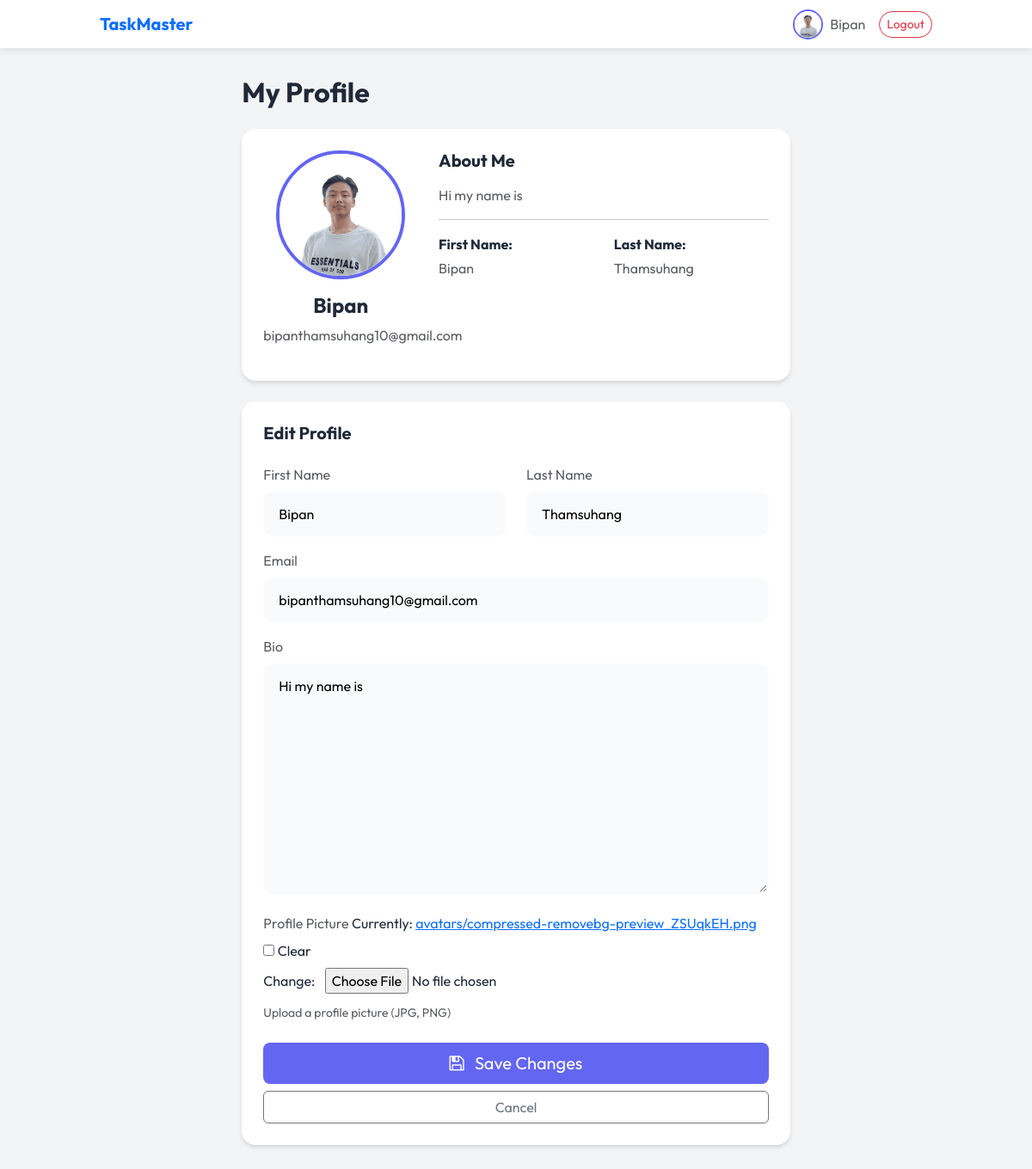
The app's page /todo/profile/ (signed in), older data.
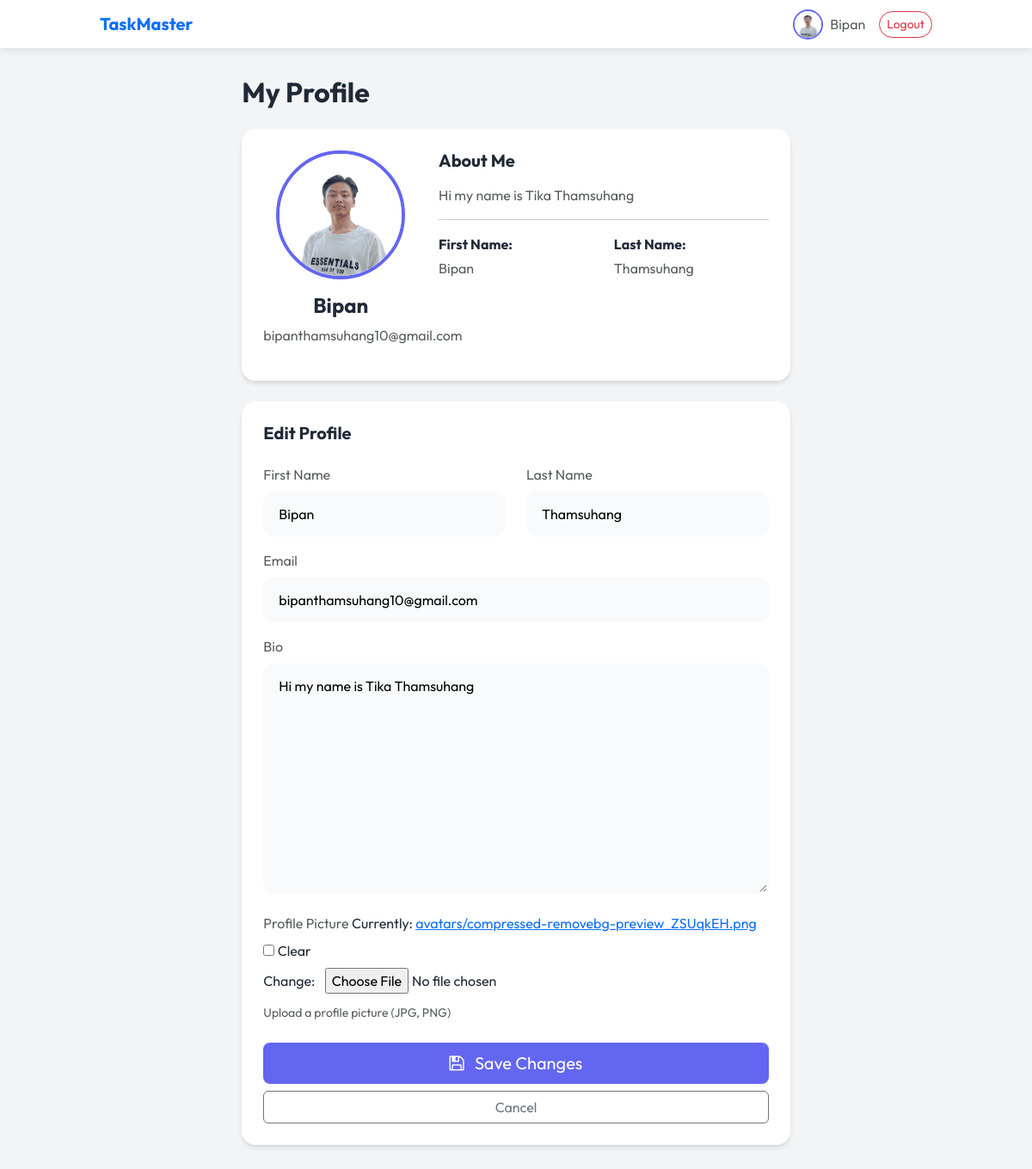
The same page, newer data.
### todo/models.py (models this page shows, shortened)
class UserProfile(models.Model):
    user = models.OneToOneField(User, on_delete=models.CASCADE, related_name='profile')
    avatar = models.ImageField(upload_to='avatars/', null=True, blank=True)
    bio = models.TextField(max_length=500, blank=True)

### todo/views.py (the view)
# urls.py: path('profile/', views.profile, name='profile'),
@login_required(login_url='login')
def profile(request):
    profile, created = UserProfile.objects.get_or_create(user=request.user)
    if request.method == 'POST':
        u_form = UserUpdateForm(request.POST, instance=request.user)
        p_form = UserProfileForm(request.POST, request.FILES, instance=profile)
        if u_form.is_valid() and p_form.is_valid():
            u_form.save()
            p_form.save()
            return redirect('profile')
    else:
        u_form = UserUpdateForm(instance=request.user)
        p_form = UserProfileForm(instance=profile)
    context = {
        'u_form': u_form,
        'p_form': p_form,
        'profile': profile,
    }
    return render(request, 'profile.html', context)

### todo/forms.py
class UserUpdateForm(forms.ModelForm):
    email = forms.EmailField()
    class Meta:
        model = User
        fields = ['first_name', 'last_name', 'email']

class UserProfileForm(forms.ModelForm):
    class Meta:
        model = UserProfile
        fields = ['avatar', 'bio']

### templates/profile.html (shortened to what this page needs)
{% extends 'base.html' %}
{% block content %}
<div class="row justify-content-center">
    <div class="col-md-8">
        <h2 class="mb-4">My Profile</h2>
        <div class="glass-card p-4 mb-4">
            <div class="row">
                <div class="col-md-4 text-center">
                    {% if profile.avatar %}
                    <img src="{{ profile.avatar.url }}" alt="Avatar" class="rounded-circle mb-3"
                        style="width: 150px; height: 150px; object-fit: cover; border: 4px solid var(--primary-color);">
                    {% endif %}
                    <h4>{{ user.username }}</h4>
                    <p class="text-muted">{{ user.email }}</p>
                </div>
                <div class="col-md-8">
                    <h5 class="mb-3">About Me</h5>
                    <p class="text-muted">{{ profile.bio|default:"No bio yet. Tell us about yourself!" }}</p>
                    <hr>
                    <div class="row">
                        <div class="col-6">
                            <p class="mb-1"><strong>First Name:</strong></p>
                            <p class="text-muted">{{ user.first_name|default:"Not set" }}</p>
                        </div>
                        <div class="col-6">
                            <p class="mb-1"><strong>Last Name:</strong></p>
                            <p class="text-muted">{{ user.last_name|default:"Not set" }}</p>
                        </div>
                    </div>
                </div>
            </div>
        </div>
        <div class="glass-card p-4">
            <h5 class="mb-4">Edit Profile</h5>
            <form method="POST" enctype="multipart/form-data">
                <div class="row">
                    <div class="col-md-6 mb-3">
                        <label class="form-label text-muted">First Name</label>
                        {{ u_form.first_name }}
                    </div>
                    <div class="col-md-6 mb-3">
                        <label class="form-label text-muted">Last Name</label>
                        {{ u_form.last_name }}
                    </div>
                </div>
                <div class="mb-3">
                    <label class="form-label text-muted">Email</label>
                    {{ u_form.email }}
                </div>
                <div class="mb-3">
                    <label class="form-label text-muted">Bio</label>
                    {{ p_form.bio }}
                </div>
                <div class="mb-4">
                    <label class="form-label text-muted">Profile Picture</label>
                    {{ p_form.avatar }}
                    <small class="form-text text-muted d-block mt-1">Upload a profile picture (JPG, PNG)</small>
                </div>
                <div class="d-grid gap-2">
                    <button type="submit" class="btn btn-primary-custom btn-lg">
                        <i class="fa fa-save me-2"></i> Save Changes
                    </button>
                    <a href="{% url 'home' %}" class="btn btn-outline-secondary">Cancel</a>
                </div>
            </form>
        </div>
    </div>
</div>
{% endblock %}

### templates/base.html (shortened to what this page needs)
{% load static %}
<!DOCTYPE html>
<html lang="en">
<head>
    <link href="https://cdn.jsdelivr.net/npm/bootstrap@5.3.0-alpha1/dist/css/bootstrap.min.css" rel="stylesheet"
>
    <link rel="stylesheet" href="https://cdnjs.cloudflare.com/ajax/libs/font-awesome/4.7.0/css/font-awesome.min.css">
    <link rel="stylesheet" href="{% static 'css/style.css' %}">
</head>
<body>
    {% block navbar %}
    <nav class="navbar navbar-expand-lg navbar-light fixed-top"
        style="background: rgba(255, 255, 255, 0.95); backdrop-filter: blur(10px); box-shadow: 0 2px 10px rgba(0,0,0,0.1);">
        <div class="container main-container mt-0 mb-0">
            <a class="navbar-brand fw-bold text-primary" href="{% url 'home' %}">TaskMaster</a>
            <div class="d-flex align-items-center">
                {% if user.is_authenticated %}
                <a href="{% url 'profile' %}" class="d-flex align-items-center text-decoration-none me-3">
                    {% if user.profile.avatar %}
                    <img src="{{ user.profile.avatar.url }}" alt="Avatar" class="rounded-circle me-2"
                        style="width: 35px; height: 35px; object-fit: cover; border: 2px solid var(--primary-color);">
                    {% endif %}
                    <span class="text-muted">{{ user.username }}</span>
                </a>
                <a href="{% url 'logout' %}" class="btn btn-sm btn-outline-danger"
                    style="border-radius: 20px;">Logout</a>
                {% else %}
                <a href="{% url 'login' %}" class="btn btn-sm btn-primary-custom me-2">Login</a>
                <a href="{% url 'register' %}" class="btn btn-sm btn-outline-primary"
                    style="border-radius: 20px;">Register</a>
                {% endif %}
            </div>
        </div>
    </nav>
    {% endblock %}
    <div class="main-container" style="padding-top: 40px;">
        {% block content %}
        {% endblock %}
    </div>
</body>
</html>

### static/css/style.css (style rules this page uses)
:root { --primary-color: #6366f1; --primary-hover: #4f46e5; --secondary-color: #ec4899; --bg-color: #f3f4f6; --card-bg: #ffffff; --text-main: #1f2937; --text-muted: #6b7280; --success-color: #10b981; --danger-color: #ef4444; --shadow-sm: 0 1px 2px 0 rgba(0, 0, 0, 0.05); --shadow-md: 0 4px 6px -1px rgba(0, 0, 0, 0.1), 0 2px 4px -1px rgba(0, 0, 0, 0.06); --shadow-lg: 0 10px 15px -3px rgba(0, 0, 0, 0.1), 0 4px 6px -2px rgba(0, 0, 0, 0.05); --radius-lg: 1rem; --radius-md: 0.75rem; }
body { font-family: 'Outfit', sans-serif; background-color: var(--bg-color); color: var(--text-main); line-height: 1.5; }
h1, h2, h3, h4, h5, h6 { font-weight: 700; color: var(--text-main); }
.glass-card { background: var(--card-bg); border-radius: var(--radius-lg); box-shadow: var(--shadow-md); border: 1px solid rgba(255, 255, 255, 0.2); transition: transform 0.2s ease, box-shadow 0.2s ease; }
.btn-primary-custom { background-color: var(--primary-color); color: white; }
.main-container { max-width: 1000px; margin: 3rem auto; padding: 0 1rem; }

### templates/profile.html (style rules this page uses)
form input[type="text"], form input[type="email"], form textarea { width: 100%; padding: 0.75rem 1rem; border-radius: 0.75rem; border: 2px solid transparent; background-color: #f9fafb; transition: all 0.2s; }
form textarea { min-height: 100px; resize: vertical; }
form input[type="file"] { padding: 0.5rem; }

Row changes from the older to the newer data that the page shows:
changed UserProfile: bio "Hi my name is" → "Hi my name is Tika Thamsuhang"
